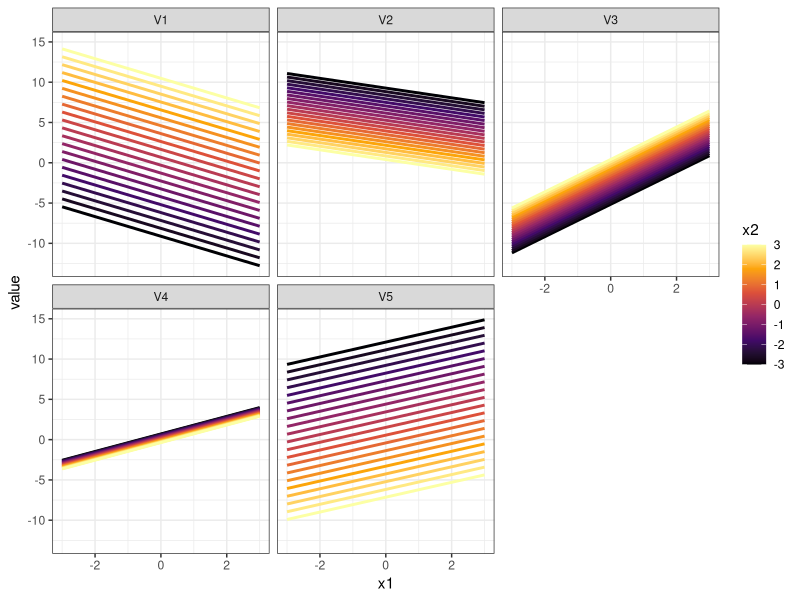
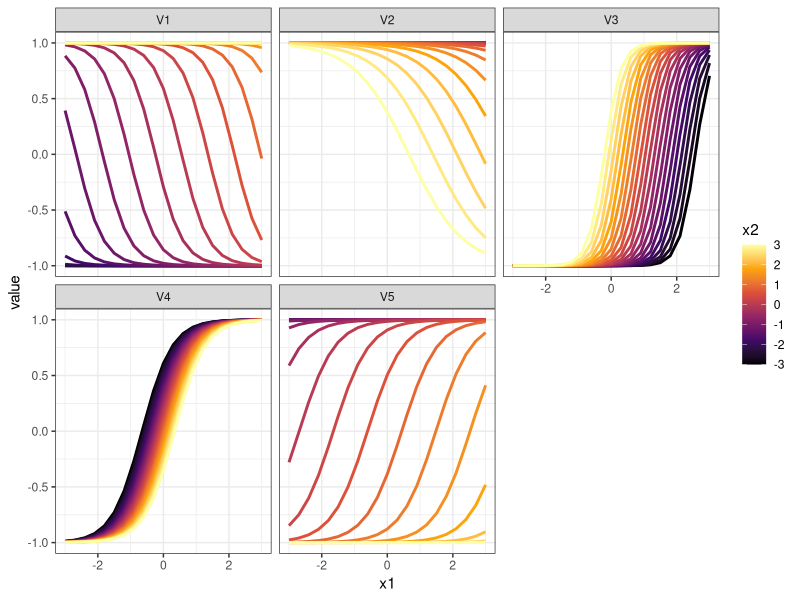
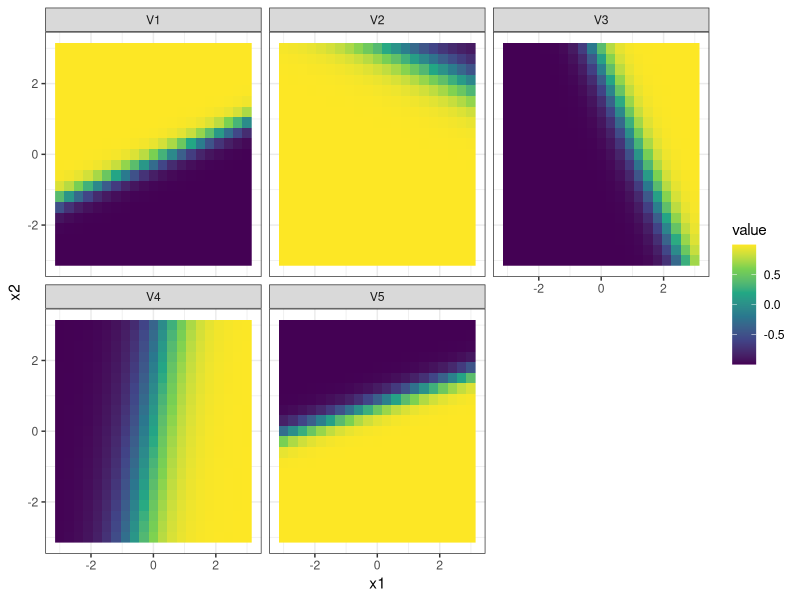
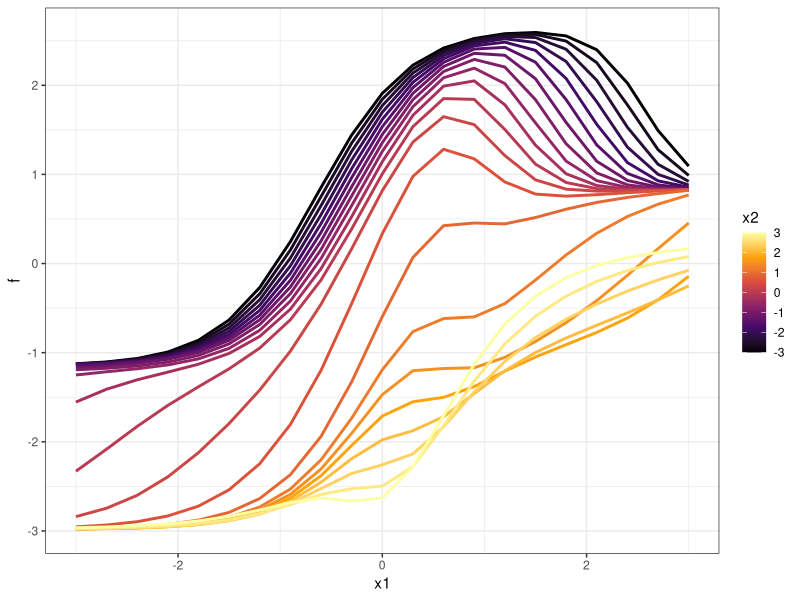
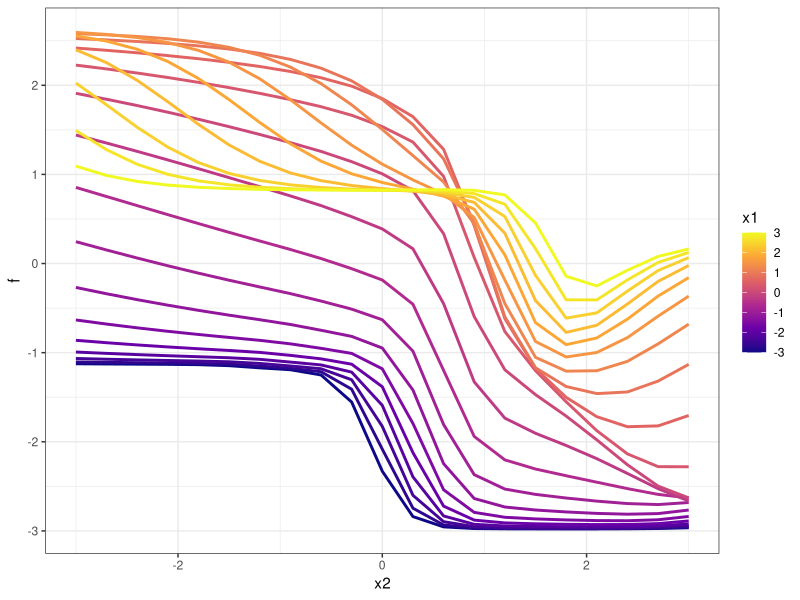
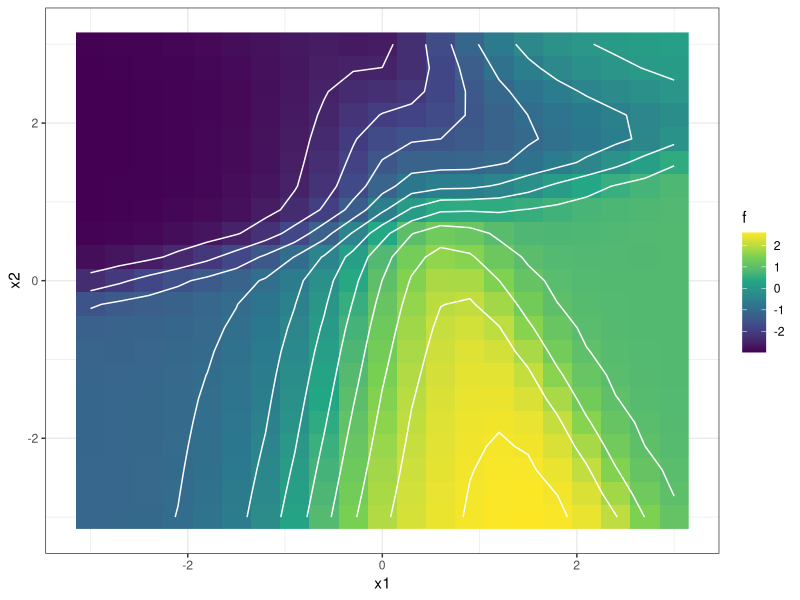
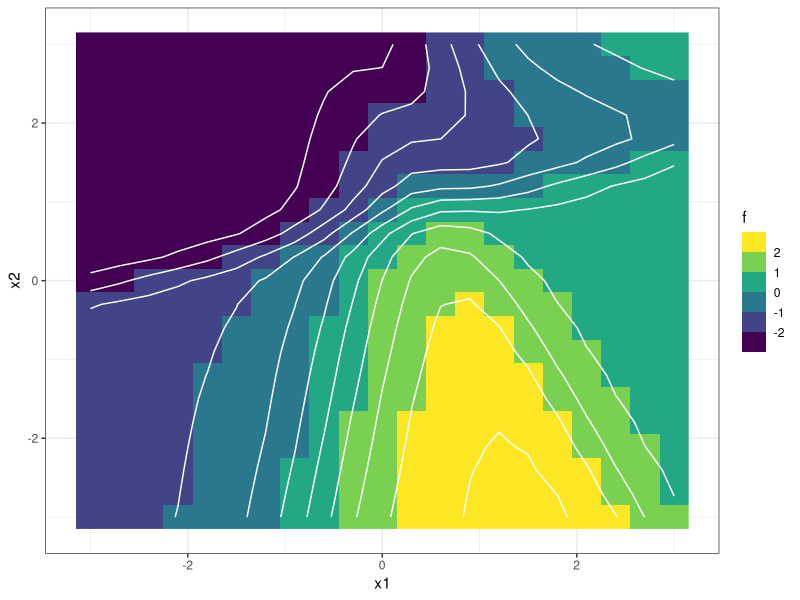
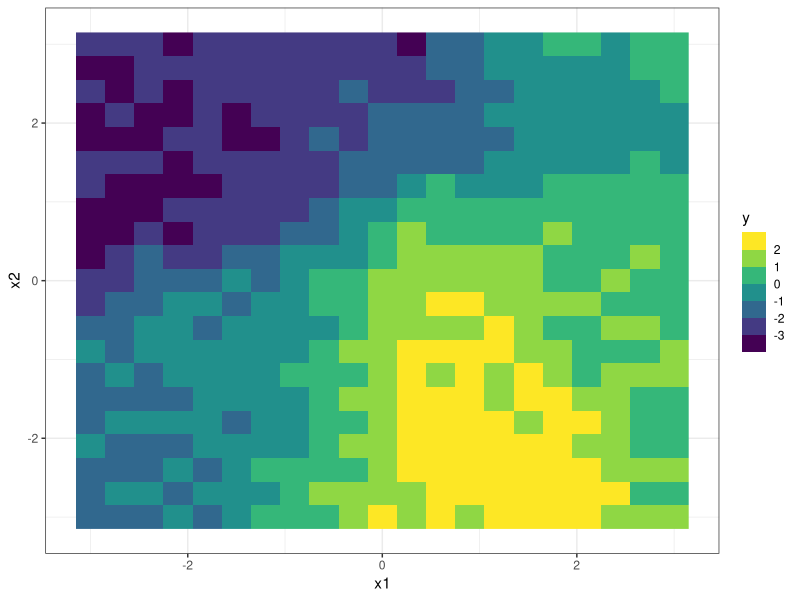

These figures' R source, in order:
### create our own 2 input neural network and then estimate the
### weights and biases using gradient descent

### start out by creating our own neural network

library(tidyverse)

### define a grid of input values
x_input <- expand.grid(x1 = seq(-3, 3, length.out = 21),
                       x2 = seq(-3, 3, length.out = 21),
                       KEEP.OUT.ATTRS = FALSE,
                       stringsAsFactors = FALSE) %>% 
  as.data.frame() %>% tibble::as_tibble()

x_input %>% glimpse()

### number of linear predictor coefficients for each hidden unit
P <- ncol(x_input) + 1

### use 5 hidden units for our neural network
num_hidden_units <- 5

### randomly generate all hidden unit parameters

set.seed(12412)

Bmat <- t( MASS::mvrnorm(n = num_hidden_units,
                         mu = rep(0, P),
                         Sigma = 1.75^2 * diag(P)) )

Bmat

### create and create the design matrix associaed with out input grid

Xgrid <- model.matrix( ~ x1 + x2, x_input)

Xgrid %>% head()

Xgrid %>% dim()

### calculate the linear predictors for every hidden unit
Agrid <- Xgrid %*% Bmat

Agrid %>% dim()

Agrid %>% head()

Agrid %>% class()

### visualize the linear predictors with respect to x1 for every hidden unit
Agrid %>% as.data.frame() %>% tibble::as_tibble() %>% 
  tibble::rowid_to_column() %>% 
  tidyr::gather(key = "key", value = "value", -rowid) %>% 
  left_join(x_input %>% tibble::rowid_to_column(),
            by = "rowid") %>% 
  ggplot(mapping = aes(x = x1, y = value)) +
  geom_line(mapping = aes(group = interaction(key, x2),
                          color = x2),
            size = 1.) +
  facet_wrap(~key) +
  scale_color_viridis_c(option = 'inferno') +
  theme_bw()

### transform each hidden unit by calculating the non-linear transformed response
Hgrid <- tanh(Agrid)

### visualize the trends of the non-linear hidden unit response with respect to x1
Hgrid %>% as.data.frame() %>% tibble::as_tibble() %>% 
  tibble::rowid_to_column() %>% 
  tidyr::gather(key = "key", value = "value", -rowid) %>% 
  left_join(x_input %>% tibble::rowid_to_column(),
            by = "rowid") %>% 
  ggplot(mapping = aes(x = x1, y = value)) +
  geom_line(mapping = aes(group = interaction(key, x2),
                          color = x2),
            size = 1.) +
  facet_wrap(~key) +
  scale_color_viridis_c(option = 'inferno') +
  theme_bw()

### let's visualize the surface trends of the hidden unit responses
### with respect to boht inputs
Hgrid %>% as.data.frame() %>% tibble::as_tibble() %>% 
  tibble::rowid_to_column() %>% 
  tidyr::gather(key = "key", value = "value", -rowid) %>% 
  left_join(x_input %>% tibble::rowid_to_column(),
            by = "rowid") %>% 
  ggplot(mapping = aes(x = x1, y = x2)) +
  geom_raster(mapping = aes(fill = value)) +
  facet_wrap(~key) +
  scale_fill_viridis_c() +
  theme_bw()

### randomly generate the output layer coefficients

set.seed(91231)
a_params <- rnorm(n = num_hidden_units + 1, mean = 0, sd = 1.7)

a_params

### separate out the output layer bias from the weights
a_bias <- a_params[1]
a_weight <- a_params[-1]

a_bias

a_weight

### the neural network response or trend is a linear model
fgrid <- as.vector( a_bias + Hgrid %*% matrix(a_weight) )

### visualize the trends wrt the inputs
dfgrid <- x_input %>% 
  mutate(f = fgrid)

dfgrid %>% glimpse()

### trend with respect to x1
dfgrid %>% 
  ggplot(mapping = aes(x = x1, y = f)) +
  geom_line(mapping = aes(group = x2, color = x2),
            size = 1.) +
  scale_color_viridis_c(option = 'inferno') +
  theme_bw()

### trend with respect to x2
dfgrid %>% 
  ggplot(mapping = aes(x = x2, y = f)) +
  geom_line(mapping = aes(group = x1, color = x1),
            size = 1.) +
  scale_color_viridis_c(option = 'plasma') +
  theme_bw()

### visualize the trend as a surface
dfgrid %>% 
  ggplot(mapping = aes(x = x1, y = x2)) +
  geom_raster(mapping = aes(fill = f)) +
  geom_contour(mapping = aes(z = f), color = "white") +
  scale_fill_viridis_c() +
  theme_bw()

dfgrid %>% 
  ggplot(mapping = aes(x = x1, y = x2)) +
  geom_raster(mapping = aes(fill = f)) +
  geom_contour(mapping = aes(z = f), color = "white") +
  scale_fill_viridis_b() +
  theme_bw()

### generate noisy observations around the true trend

dfgrid %>% summary()

### specify the noise to be quite small, at roughly 5% of the range
### want to easily resolve the nonlinear output to input relationship

sigma_true <- 0.3

set.seed(71231)
grid_data <- dfgrid %>% 
  mutate(y = rnorm(n = n(), mean = f, sd = sigma_true))

### visualize the randomly generated outputs on the grid
grid_data %>% 
  ggplot(mapping = aes(x = x1, y = x2)) +
  geom_raster(mapping = aes(fill = y)) +
  scale_fill_viridis_b() +
  theme_bw()

### fit the neural network by minimizing the SSE, use the SSE function
### from lecture

my_neuralnet_sse <- function(theta, my_info)
{
  # extract the hidden unit parameters
  X <- my_info$design_matrix
  length_beta <- ncol(X)
  total_num_betas <- my_info$num_hidden * length_beta
  beta_vec <- theta[1:total_num_betas]
  
  # extract the output layer parameters
  a_all <- theta[(total_num_betas + 1):length(theta)]
  
  # reorganize the beta parameters into a matrix
  Bmat <- matrix(beta_vec, nrow = length_beta, byrow = FALSE)
  
  # reorganize the output layer parameters by extracting
  # the output layer intercept (the bias)
  a0 <- a_all[1] # the first element in a_all is the bias
  av <- a_all[-1] # select all EXCEPT the first element
  
  # calculate the neural network in one line of code
  # your homework assignment breaks this operation 
  # into several lines, so do NOT copy and paste!!!
  # you may use this expression to help debug your code
  f <- as.vector( a0 + my_info$transform_hidden(X %*% Bmat) %*% matrix(av) )
  
  # performance metric - calculate the SSE
  sum((my_info$yobs - f)^2)
}

### setup the list of required information

my_info_5_units <- list(
  yobs = grid_data$y,
  design_matrix = Xgrid,
  num_hidden = 5,
  transform_hidden = tanh
)

### calculate the total number of unknown coefficients that must be learned
my_info_5_units$num_params <- my_info_5_units$num_hidden * (ncol(my_info_5_units$design_matrix)) +
  my_info_5_units$num_hidden + 1

my_info_5_units$num_params

### check our SSE function
my_neuralnet_sse(rep(0, my_info_5_units$num_params), my_info_5_units)

### find a local optimal set of parameters using a starting guess of zeros
### for all weights and biases, use optim() with finite differences to estimate
### the gradient and the BFGS quasi-newton algorithm

fit_0 <- optim(rep(0, my_info_5_units$num_params),
               my_neuralnet_sse,
               gr = NULL,
               my_info_5_units,
               method = "BFGS",
               hessian = TRUE,
               control = list(maxit = 5001))

fit_0$par

fit_0$convergence

fit_0$counts

### what if we would start from a random initial guess?
set.seed(12313)
start_guess_1 <- rnorm(n = my_info_5_units$num_params)

fit_1 <- optim(start_guess_1,
               my_neuralnet_sse,
               gr = NULL,
               my_info_5_units,
               method = "BFGS",
               hessian = TRUE,
               control = list(maxit = 5001))

fit_1$par

fit_1$convergence

fit_1$counts

### try with another random initial guess
set.seed(612312)
start_guess_2 <- rnorm(n = my_info_5_units$num_params)

fit_2 <- optim(start_guess_2,
               my_neuralnet_sse,
               gr = NULL,
               my_info_5_units,
               method = "BFGS",
               hessian = TRUE,
               control = list(maxit = 5001))

fit_2$par

fit_2$convergence

fit_2$counts

### Calculate the gradient numerically using hte numDeriv::grad() function

estimate_sse_grad <- function(unknowns, my_info)
{
  numDeriv::grad(my_neuralnet_sse, unknowns, method="Richardson", 
                 side=NULL, method.args=list(),
                 my_info)
}

### estimate the gradient at any set of parmaeter values
estimate_sse_grad(rep(0, my_info_5_units$num_params), my_info_5_units)

### program our own gradient descent algorithm, to help understand what's
### going on when we use a starting guess of 0 for this example

grad_descent_update <- function(unknowns, my_info, step_size)
{
  g <- estimate_sse_grad(unknowns, my_info)
  
  unknowns - step_size * g
}

### define a function which executes the gradient descent a desired 
### number of iterations, from a supplied starting guess, so this does not
### check for convergence, it's just a simple implementation, which runs
### a specified number of times

run_grad_descent <- function(start_guess, num_steps, step_size, my_info)
{
  # initialize
  res <- vector(mode = "list", length = num_steps + 1)
  res[[1]] <- start_guess
  
  # iterate the desired number of steps
  for(k in 2:(num_steps+1)){
    res[[k]] <- grad_descent_update(res[[k - 1]], my_info, step_size)
  }
  
  res
}

### test our function
run_grad_descent(rep(0, my_info_5_units$num_params), 3, step_size = 0.5e-3, my_info_5_units)

### define functions to help organize the iteration results

tidy_grad_descent_results <- function(res, iter_id)
{
  purrr::map2_dfr(res, iter_id,
                  function(ll, id){tibble::tibble(theta = ll) %>% 
                      mutate(iter_id = id) %>% 
                      tibble::rowid_to_column("theta_id")})
}

run_tidy_gradient_descent <- function(start_guess, num_steps, step_size, my_info)
{
  my_res <- run_grad_descent(start_guess, num_steps, step_size, my_info)
  
  tidy_grad_descent_results(my_res, seq_along(my_res) - 1)
}

### execute our gradient descent algorithm from a starting guess of 0

opt_iterations_0 <- run_tidy_gradient_descent(rep(0, my_info_5_units$num_params),
                                              50,
                                              step_size = 0.5e-3,
                                              my_info_5_units)

opt_iterations_0

opt_iterations_0 %>% 
  ggplot(mapping = aes(x = iter_id, y = theta)) +
  geom_line(mapping = aes(group = theta_id), size = 1.) +
  facet_wrap(~theta_id, labeller = "label_both") +
  theme_bw()

### if we would a smaller step size...
opt_iterations_0_b <- run_tidy_gradient_descent(rep(0, my_info_5_units$num_params),
                                                50,
                                                step_size = 0.5e-4,
                                                my_info_5_units)

opt_iterations_0_b %>% 
  ggplot(mapping = aes(x = iter_id, y = theta)) +
  geom_line(mapping = aes(group = theta_id), size = 1.) +
  facet_wrap(~theta_id, labeller = "label_both") +
  theme_bw()

### if we would one of the random initial guesses, lets use the second initial guess

opt_iterations_2 <- run_tidy_gradient_descent(start_guess_2,
                                              101,
                                              step_size = 0.5e-3,
                                              my_info_5_units)

opt_iterations_2 %>% 
  ggplot(mapping = aes(x = iter_id, y = theta)) +
  geom_line(mapping = aes(group = theta_id), size = 1.) +
  facet_wrap(~theta_id, labeller = "label_both") +
  theme_bw()
